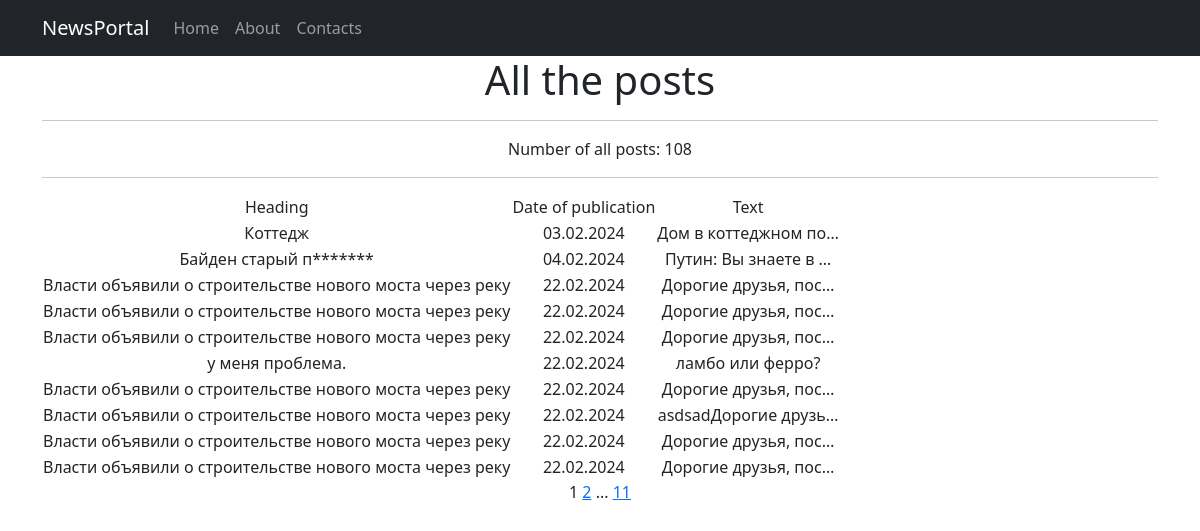
/posts/, run on the app's committed database.
### news/models.py (models this page shows, shortened)
class Post(models.Model):
    article = 'AR'
    news = 'NW'
    CHOICES = [
        (article, 'Статья'),
        (news, 'Новость'),
    ]
    date_time = models.DateTimeField(auto_now_add=True)
    author = models.ForeignKey(Author, on_delete=models.CASCADE)
    post_type = models.CharField(choices=CHOICES, default=article, max_length=2)
    category = models.ManyToManyField(Category, through='PostCategory')
    title = models.CharField(max_length=120)
    text = models.TextField()
    rating = models.IntegerField(default=0)

### news/views.py (the view)
# urls.py: path('', views.PostListView.as_view(), name='posts_list'),
class PostListView(ListView):
    model = Post
    ordering = 'date_time'
    template_name = 'news.html'
    context_object_name = 'posts'
    paginate_by = 10

### news/templatetags/custom_filters.py (called while the page is built)
@register.filter()
def censor(text):
    words = text.split(' ')
    list_text = []
    for word in words:
        if word.lower() in BLOCKED_WORDS:
            postfix = word[:1] + '*' * (len(word) - 1)
            list_text.append(postfix)
        else:
            list_text.append(word)
    return ' '.join(list_text)

### news/templatetags/custom_tags.py (called while the page is built)
@register.simple_tag(takes_context=True)
def url_replace(context, **kwargs):
    current_param = context['request'].GET.copy()
    for k, v in kwargs.items():
        current_param[k] = v
    return current_param.urlencode()

### templates/news.html (shortened to what this page needs)
{% extends 'default.html' %}
{% load custom_filters %}
{% load custom_tags %}
{% block content %}
<h1>All the posts</h1>
<hr>
<p>Number of all posts: {{ paginator.count }}</p>
<hr>
    {% if posts %}
        <table>
            <tr>
                <td>Heading</td>
                <td>Date of publication</td>
                <td>Text</td>
            </tr>
            {% for post in posts %}
            <tr>
                <td>{{ post.title|censor }}</td>
                <td>{{ post.date_time|date:"d.m.Y" }}</td>
                <td>{{ post.text|truncatechars:20|censor }}</td>
            </tr>
            {% endfor %}
        </table>
    {% else %}
        <h2>There are no posts</h2>
    {% endif %}
    {{ page_obj.number }}
    {% if page_obj.has_next %}
        <a href="?{% url_replace page=page_obj.next_page_number %}">{{ page_obj.next_page_number }}</a>
        {% if paginator.num_pages != page_obj.next_page_number %}
            ...
            <a href="?{% url_replace page=page_obj.paginator.num_pages %}">{{ page_obj.paginator.num_pages }}</a>
        {% endif %}
    {% endif %}
{% endblock content %}

### data on the page
Post: title|censor "Коттедж", date_time "03.02.2024", text|censor "Дом в коттеджном по…"
Post: title|censor "Байден старый п*******", date_time "04.02.2024", text|censor "Путин: Вы знаете в …"
Post: title|censor "Власти объявили о строительстве нового моста через реку", date_time "22.02.2024", text|censor "Дорогие друзья, пос…"
Post: title|censor "Власти объявили о строительстве нового моста через реку", date_time "22.02.2024", text|censor "Дорогие друзья, пос…"
Post: title|censor "Власти объявили о строительстве нового моста через реку", date_time "22.02.2024", text|censor "Дорогие друзья, пос…"
Post: title|censor "у меня проблема.", date_time "22.02.2024", text|censor "ламбо или ферро?"
Post: title|censor "Власти объявили о строительстве нового моста через реку", date_time "22.02.2024", text|censor "Дорогие друзья, пос…"
Post: title|censor "Власти объявили о строительстве нового моста через реку", date_time "22.02.2024", text|censor "asdsadДорогие друзь…"
Post: title|censor "Власти объявили о строительстве нового моста через реку", date_time "22.02.2024", text|censor "Дорогие друзья, пос…"
Post: title|censor "Власти объявили о строительстве нового моста через реку", date_time "22.02.2024", text|censor "Дорогие друзья, пос…"

### other printed values
{{ paginator.count }} "108"
{{ page_obj.number }} "1"
{{ page_obj.next_page_number }} "2"
{{ page_obj.paginator.num_pages }} "11"
